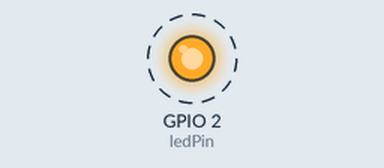
Simulated run of this program. Board: ESP32. On the bench: output pins drawn as LEDs (lit = HIGH). Dashed ring = blinking. WiFi joins after 1.5 s; servers stay silent unless stated; what the program prints to the serial monitor is not drawn.

Above: at 1.2 s.
Timing chart, 0 to 4.0 s (numbered marks = the images above):
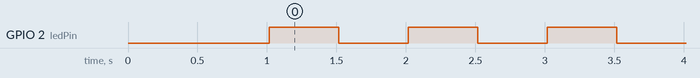

The program:

main.cpp
```cpp
#include <Arduino.h>
#include <WiFi.h>

const char* ssid     = "YOUR_SSID";
const char* password = "YOUR_PASSWORD";

// --- Task handles ---
TaskHandle_t Task1Handle = NULL;
TaskHandle_t Task2Handle = NULL;

// ── LED Blink Test (Core 0) ──────────────────────────
void blinkLEDTask(void *pvParameters) {
    const int ledPin = 2;  // Built-in LED on most ESP32 dev boards
    pinMode(ledPin, OUTPUT);

    for (;;) {
        digitalWrite(ledPin, HIGH);
        Serial.println("[Core 0] LED ON");
        vTaskDelay(500 / portTICK_PERIOD_MS);

        digitalWrite(ledPin, LOW);
        Serial.println("[Core 0] LED OFF");
        vTaskDelay(500 / portTICK_PERIOD_MS);
    }
}

// ── Wi-Fi Connection Test (Core 1) ────────────────────
void wifiTask(void *pvParameters) {
    Serial.println("[Core 1] Connecting to WiFi...");
    WiFi.mode(WIFI_STA);
    WiFi.begin(ssid, password);

    int attempts = 0;
    while (WiFi.status() != WL_CONNECTED && attempts < 20) {
        vTaskDelay(500 / portTICK_PERIOD_MS);
        Serial.print(".");
        attempts++;
    }

    if (WiFi.status() == WL_CONNECTED) {
        Serial.println();
        Serial.print("[Core 1] WiFi connected! IP: ");
        Serial.println(WiFi.localIP());
        Serial.print("[Core 1] RSSI: ");
        Serial.print(WiFi.RSSI());
        Serial.println(" dBm");
    } else {
        Serial.println();
        Serial.println("[Core 1] WiFi connection FAILED.");
    }

    // Keep task alive — periodically report uptime
    for (;;) {
        Serial.printf("[Core 1] Uptime: %lu s | Free heap: %u bytes\n",
                      millis() / 1000, ESP.getFreeHeap());
        vTaskDelay(5000 / portTICK_PERIOD_MS);
    }
}

void setup() {
    Serial.begin(115200);
    delay(1000);  // Give serial monitor time to open

    Serial.println("==================================");
    Serial.println("   ESP32 PlatformIO Test  ");
    Serial.println("==================================");
    Serial.printf("Chip model : %s\n", ESP.getChipModel());
    Serial.printf("Revision   : %d\n", ESP.getChipRevision());
    Serial.printf("Cores      : %d\n", ESP.getChipCores());
    Serial.printf("Flash size : %u bytes\n", ESP.getFlashChipSize());
    Serial.printf("Free heap  : %u bytes\n", ESP.getFreeHeap());
    Serial.println("==================================");

    // Create task on Core 0 (LED blink)
    xTaskCreatePinnedToCore(
        blinkLEDTask,   // Task function
        "BlinkLED",    // Name
        2048,          // Stack size
        NULL,          // Parameters
        1,             // Priority
        &Task1Handle,  // Handle
        0              // Core 0
    );

    // Create task on Core 1 (WiFi + uptime)
    xTaskCreatePinnedToCore(
        wifiTask,
        "WiFiTask",
        4096,
        NULL,
        1,
        &Task2Handle,
        1              // Core 1
    );
}

void loop() {
    // Nothing here — everything is handled by FreeRTOS tasks
}
```

Measured:
- by itself, GPIO 2 (ledPin): alternates HIGH for 0.50 s and LOW for 0.50 s
